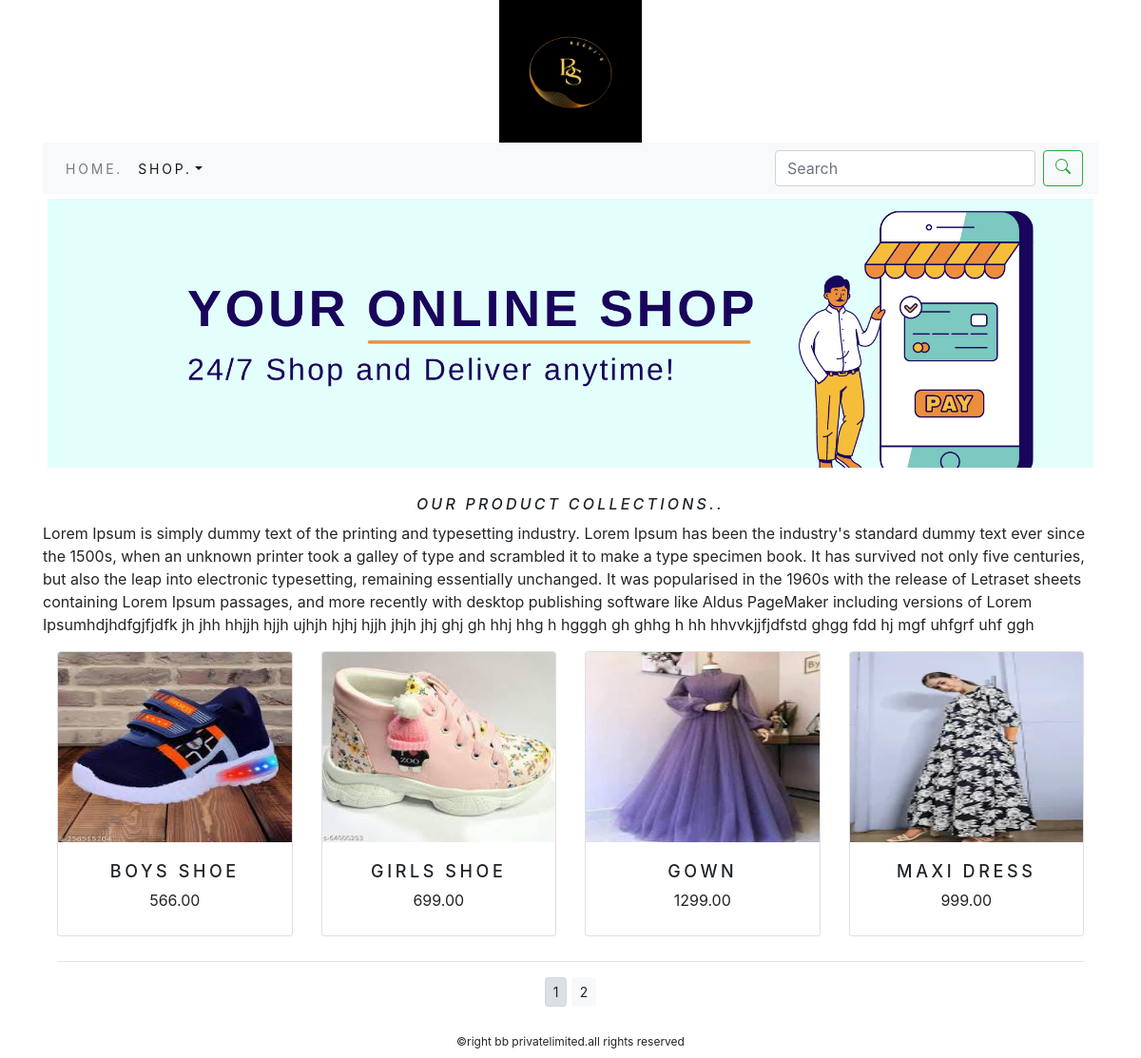
The app's page /shop/ with its own data.
### shop/models.py (models this page shows, shortened)
class Product(models.Model):
    name=models.CharField(max_length=250,unique=True)
    slug=models.SlugField(max_length=250,unique=True)
    description=models.TextField(blank=True)
    price=models.DecimalField(max_digits=10,decimal_places=2)
    category=models.ForeignKey(Category,on_delete=models.CASCADE)
    image=models.ImageField(upload_to='product', blank=True)
    stock=models.IntegerField()
    available=models.BooleanField(default=True)
    created=models.DateTimeField(auto_now_add=True)
    updated=models.DateTimeField(auto_now=True)
    def get_url(self):
        return reverse('shop:prodcatdetail',args=[self.category.slug,self.slug])
    class Meta:
        ordering=('name',)
        verbose_name='product'
        verbose_name_plural='products'

### shop/views.py (the view)
# urls.py: path('',views.allprodcat,name='allprodcat'),
def allprodcat(request,c_slug=None):
    c_page=None
    products_list=None
    if c_slug!=None:
        c_page=get_object_or_404(Category,slug=c_slug)
        products_list=Product.objects.all().filter(category=c_page,available=True)
    else:
        products_list=Product.objects.all().filter(available=True)
    paginator=Paginator(products_list,4)
    try:
        page=int(request.GET.get('page','1'))
    except:
        page=1
    try:
        products=paginator.page(page)
    except (EmptyPage,InvalidPage):
        products=paginator.page(paginator.num_pages)
    return render(request,"category.html",{'category':c_page,'products':products})

### cart/context_processors.py (called while the page is built)
def counter(request):
    item_count=0
    if 'admin' in request.path:
        return {}
    else:
        try:
            cart=Cart.objects.filter(cart_id=_cart_id(request))
            cart_items=CartItem.objects.all().filter(cart=cart[:1])
            for cart_item in cart_items:
                item_count += cart_item.quantity
        except Cart.DoesNotexist:
            item_count =0
    return dict(item_count=item_count)

### cart/views.py (called while the page is built)
def _cart_id(request):
    cart=request.session.session_key
    if not cart:
        cart=request.session.create()
    return cart

### shop/context_processors.py (called while the page is built)
def menu_links(request):
    links=Category.objects.all()
    return dict(links=links)

### shop/models.py (called while the page is built)
    def get_url(self):
        return reverse('shop:products_by_category',args=[str(self.slug)])

### templates/category.html (shortened to what this page needs)
{% extends 'base.html' %}
{% load static %}
{% block content %}
<div class="mx_auto">
  {% if category %}
        <img class="my_image" src="{{category.image.url}}" width="200px;" height="200px;" alt="{{category.name}}">
</div>
    <br>
<div>
    <h1 class="text-center my_title">{{category.name}}</h1>
    <p class="text_justify">{{category.description}}</p>
</div>
    {% else %}
    <div>
        <img class="my_image my_image_padding" src="{% static 'img/banner.png' %}"  width="1200px;" alt="Our Products">
    </div>
<br>
<div>
    <h1 class="text-center my_title"> <i>Our Product collections..</i></h1>
    <p class="text_justify">Lorem Ipsum is simply dummy text of the printing and typesetting industry. Lorem Ipsum has been the industry's standard dummy text ever since the 1500s, when an unknown printer took a galley of type and scrambled it to make a type specimen book. It has survived not only five centuries, but also the leap into electronic typesetting, remaining essentially unchanged. It was popularised in the 1960s with the release of Letraset sheets containing Lorem Ipsum passages, and more recently with desktop publishing software like Aldus PageMaker including versions of Lorem Ipsumhdjhdfgjfjdfk jh jhh hhjjh hjjh ujhjh hjhj hjjh jhjh jhj ghj gh hhj hhg h hgggh gh ghhg h  hh hhvvkjjfjdfstd ghgg fdd hj mgf uhfgrf uhf ggh</p>
</div>
{% endif %}
<div class="container">
    <div class="row mx_auto">
        {% for product in products.object_list %}
        <div class="my_bottom_margin  col-xl-3  col-md-4" >
            <div class="card text-center" style="min-width:2rem; height: 300px; " >
                <a href="{{product.get_url}}"><img class="card-img-top my_image" src="{{product.image.url}}"   height="100px;" alt="{{product.name}}"></a>
                <div class="card-body">
                    <h4>{{product.name}}</h4>
                    <p>{{product.price}}</p>
                </div>
            </div>
        </div>
        {% endfor %}
    </div>
    <div>
        <div class="mx-auto">
            {% if products.paginator.num_pages > 1 %}
            <hr>
            <div class="text-center">
                {% for pg in products.paginator.page_range %}
                <a href="?page={{pg}}" class="btn btn-light btn-sm {% if products.number == pg %} active {% endif %}">{{pg}}</a>
             {% endfor %}
            </div>
            {% endif %}
            <br>
        </div>
    </div>
</div>
{% endblock %}

### templates/base.html (shortened to what this page needs)
{% load static %}
<!DOCTYPE html>
<html lang="en">
<head>
    <link rel="stylesheet" href="{% static 'css/custom.css' %}" >
    <link rel="stylesheet" href="{% static 'css/bootstrap.min.css' %}" >
    <link href="https://maxcdn.bootstrapcdn.com/font-awesome/4.1.0/css/font-awesome.min.css" rel="stylesheet">
</head>
<body>
<div class="container">
{% include 'header.html' %}
{% include 'nav.html' %}
{% block content %}
{% endblock %}
  </div>
{% include 'footer.html' %}
</body>
</html>

### templates/header.html
{% load static %}
<header>
  <center>
    <a href="{% url 'shop:allprodcat' %}"></a> <img src="{% static 'img/logo.png' %}" width="150px;" height="150px;" alt="logoimage">
  </center>
</header>

### templates/nav.html (shortened to what this page needs)
<nav class="navbar navbar-expand-lg navbar-light bg-light">
  <div class="collapse navbar-collapse" id="navbarSupportedContent">
    <ul class="navbar-nav mr-auto">
      <li class="nav-item">
        <a class="nav-link" href="{% url 'shop:allprodcat' %}">Home.</a>
      </li>
      <li class="nav-item dropdown  {% if 'shop' in request.path %} active {% endif %}">
        <a class="nav-link dropdown-toggle" href="#" id="navbarDropdown" role="button" data-toggle="dropdown" aria-haspopup="true" aria-expanded="false">Shop.</a>
      </li>
    </ul>
    <form class="d-flex" action="{% url 'search_app:searchresultname' %}" method="get">
      <input class="form-control mr-sm-2" type="search" placeholder="Search" name="q" aria-label="Search" >
      <button class="btn btn-outline-success my-2 my-sm-0" type="submit"></button>
    </form>
  </div>
</nav>

### templates/footer.html
<div class="footer navbar-fixed-bottom my_footer">
    <p class="text-center">&copyright bb privatelimited.all rights reserved</p>
</div>

### static/css/custom.css (style rules this page uses)
.nav-item { letter-spacing : .2em; font-size :14px; text-transform :uppercase; }
.my_footer { background-color:white; height:30px; }
.my_footer p { padding-top:4px; padding-bottom:4px; font-size :12px; }
.card-img-top { width:200px; height:200px; object-fit:fill; }
.my_image { max-width:100%; }
.my_title { font-size:16px; text-transform :uppercase; letter-spacing : .2em; }
.my_image_padding { padding:5px; }
.my_bottom_margin { margin-bottom:10px; }
.card-body h4 { font-size:18px; letter-spacing : .2em; text-transform :uppercase; }

### records on screen
Product: image (picture), name "BOYS SHOE", price "566.00"
Product: image (picture), name "GIRLS SHOE", price "699.00"
Product: image (picture), name "GOWN", price "1299.00"
Product: image (picture), name "MAXI DRESS", price "999.00"

### other values on screen
{{ pg }} "1" "2"
